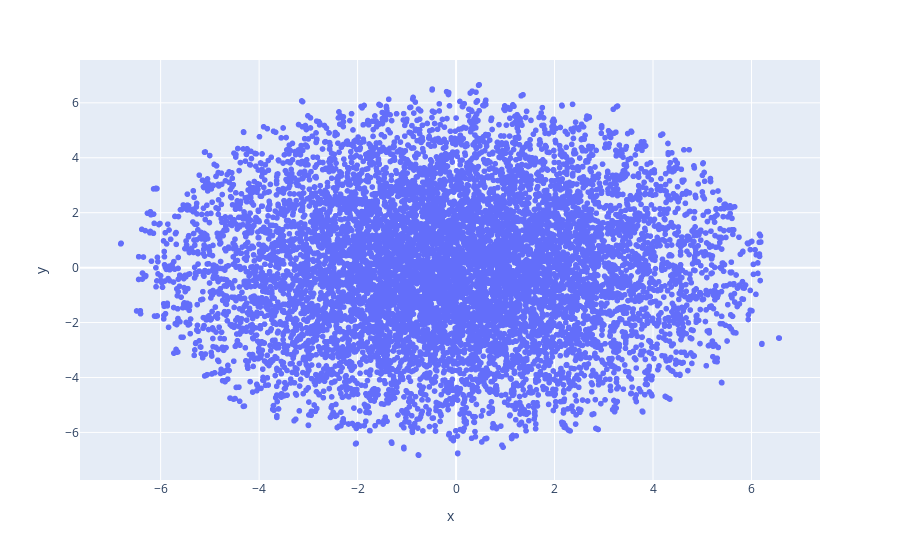

This figure's notebook cell:
### Code cell
fig = px.scatter(projection, x='x', y='y')
fig.show()

### Figure 1 — Plotly figure (JSON) as saved in the notebook; plotly's stock layout.template omitted (floating-point values rounded to 4 significant figures; data arrays with more than 128 entries replaced by an {"elided": "..."} marker saying what was removed)
{"data": [{"hovertemplate": "x=%{x}<br>y=%{y}<extra></extra>", "legendgroup": "", "marker": {"color": "#636efa", "symbol": "circle"}, "mode": "markers", "name": "", "showlegend": false, "type": "scattergl", "x": {"elided": "10000 float values"}, "xaxis": "x", "y": {"elided": "10000 float values"}, "yaxis": "y"}], "layout": {"legend": {"tracegroupgap": 0}, "margin": {"t": 60}, "xaxis": {"anchor": "y", "domain": [0, 1], "title": {"text": "x"}}, "yaxis": {"anchor": "x", "domain": [0, 1], "title": {"text": "y"}}}}
